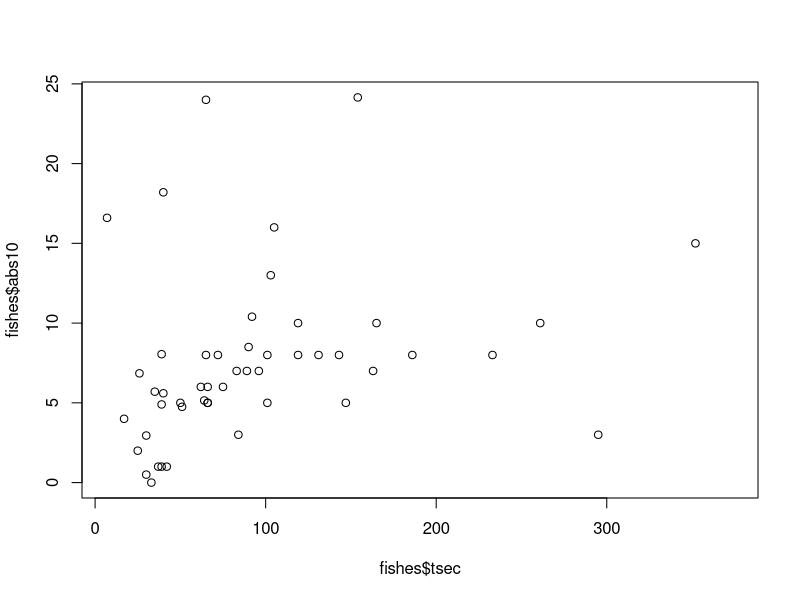
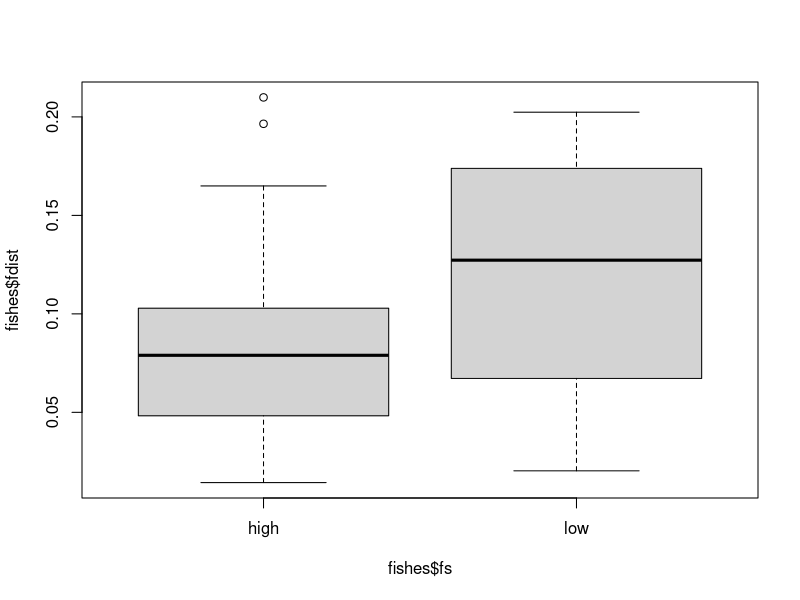
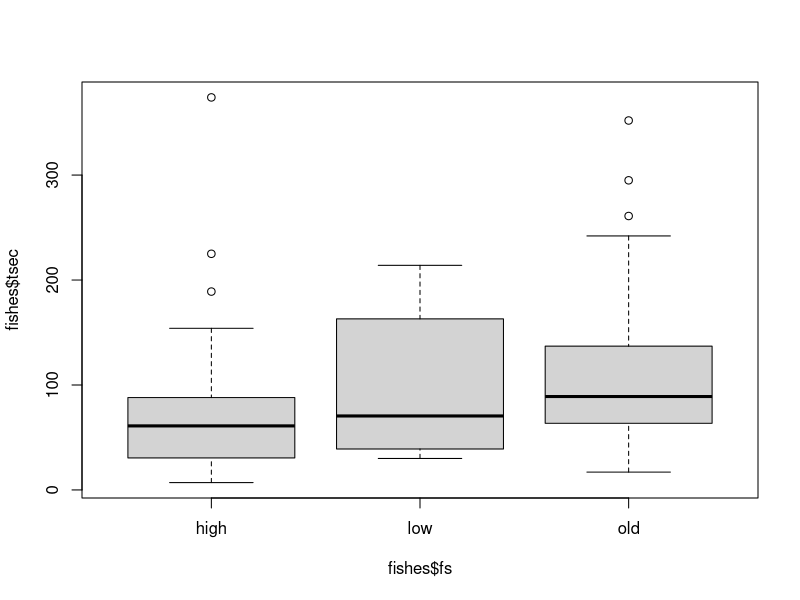

R code for these plots, in order:
fishes <- read.csv("input/finresoct.csv")
str(fishes)

plot(fishes$tsec,fishes$abs10)
modelnaive <- glm(fishes$abs10 ~ 1)
summary(modelnaive)

modelnaive <- glm(fishes$abs10 ~ 1)
summary(modelnaive)

modelflowstrenght <- glm(abs10 ~ fs*fishtype,fishes, family='gaussian')
summary(modelflowstrenght)

boxplot(fishes$fdist ~ fishes$fs)

boxplot(fishes$tsec ~ fishes$fs)


issuc <- function(x) {
  if (x == 'dir_change') {
    1
  } else {
    0
  }
}


#remove experimental error etc.

fishes$binres <- sapply(fishes$info, issuc)

modelresp1 <- glm(binres ~ fishtype,fishes,family='binomial')
summary(modelresp1)
